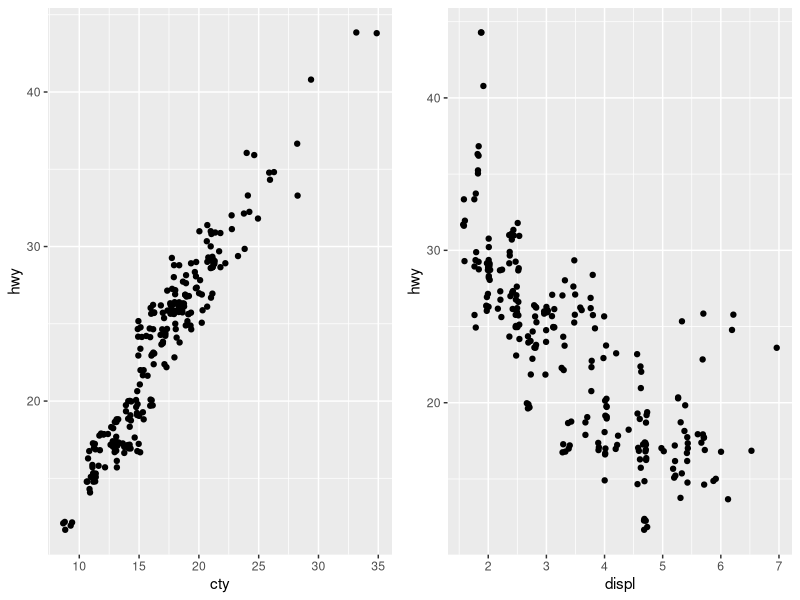
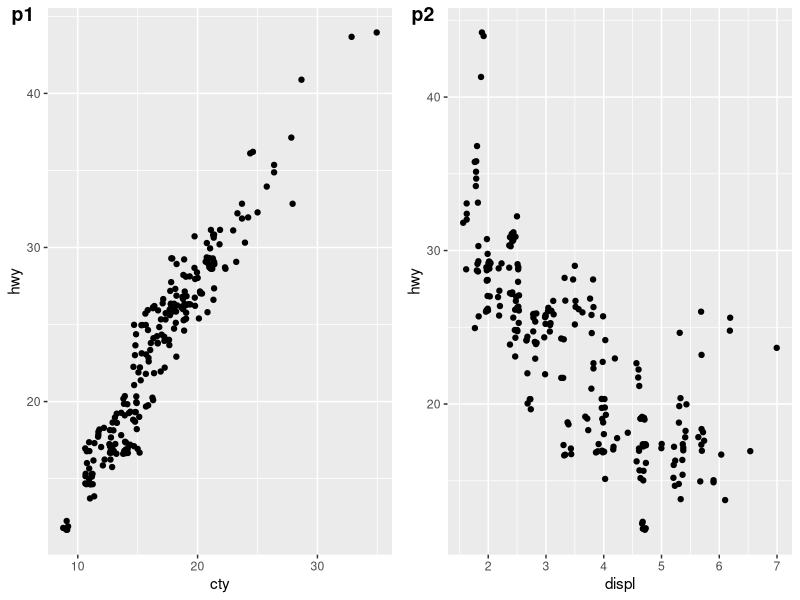
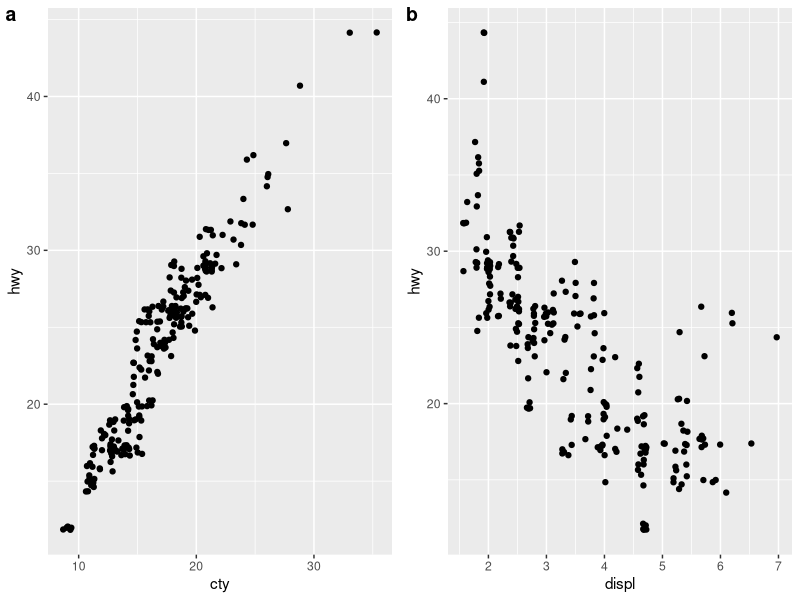
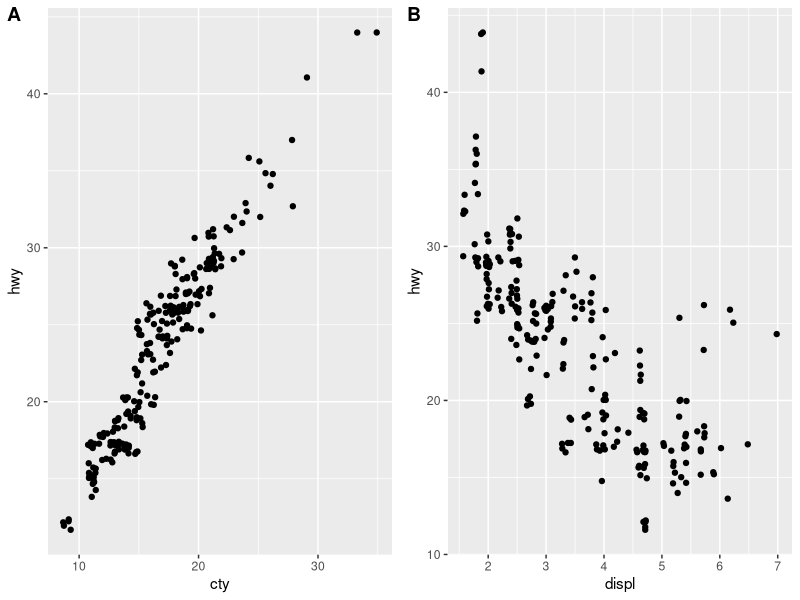
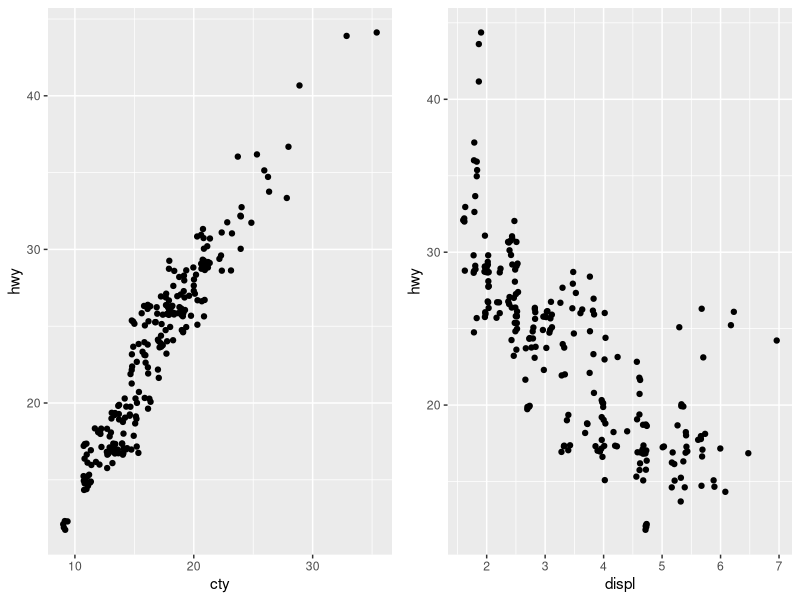
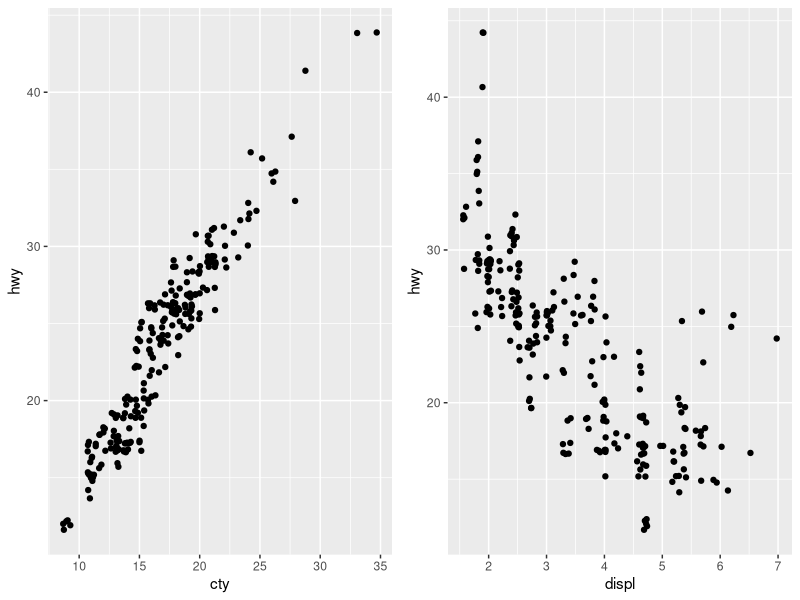
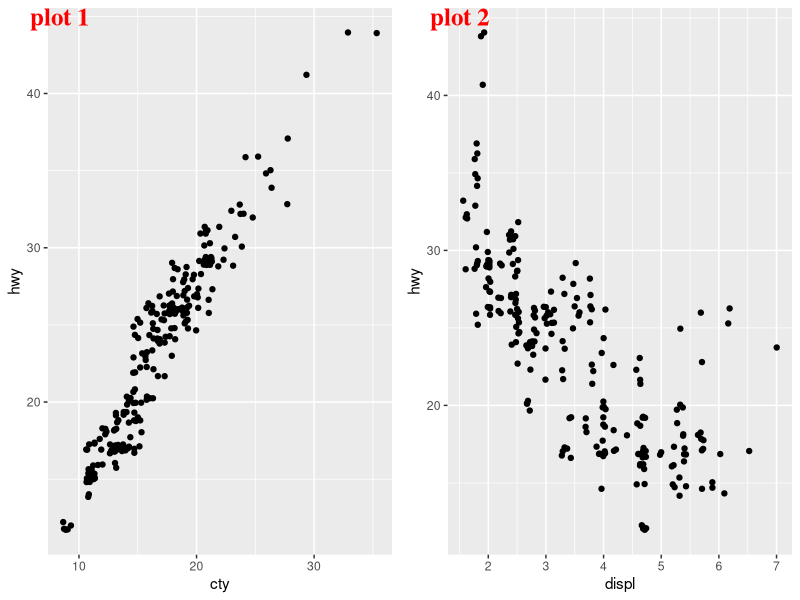
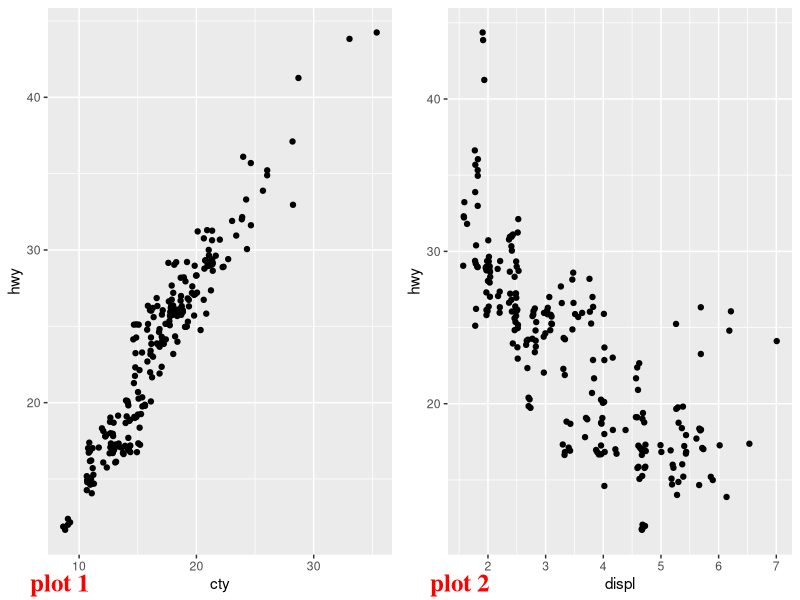

Write the R code that produced these figures, in order.
# Additional plot customization

rm(list = ls())
graphics.off()

# Libraries
library(dplyr)
library(tidyr)
library(ggplot2)
library(cowplot)

# Arranging plots with cowplot

# data
df <- ggplot2::mpg 

# create some plots
p1 <- ggplot(df, aes(x = cty, y = hwy)) + geom_jitter()
p2 <- ggplot(df, aes(x = displ, y = hwy)) + geom_jitter()
p3 <- ggplot(df, aes(x = cyl, y = hwy)) + geom_jitter()
p4 <- ggplot(df, aes(x = drv, y = cty)) + geom_jitter()
p5 <- ggplot(df, aes(x = trans, y = hwy)) + geom_jitter()
p6 <- ggplot(df, aes(x = class, y = hwy)) + geom_jitter()


# basic grid of plots
plot_grid(p1, p2)


# add labels
plot_grid(p1, p2, labels = c("p1", "p2")) # custom labels
plot_grid(p1, p2, labels = "auto") # automatic labels
plot_grid(p1, p2, labels = "AUTO") # automatic labels


# plot allignment
plot_grid(p1, p2, align = "h") # horizontal allignment
plot_grid(p1, p2, align = "v") # vertical allignment


# modify labels
plot_grid(p1, p2, 
          labels = c("plot 1", "plot 2"),
          label_size = 18, # font size
          label_fontface = "bold", # font face
          label_colour = "red", # text color
          label_fontfamily = "serif" # font family
          )

# move & position labels
plot_grid(p1, p2, 
          labels = c("plot 1", "plot 2"),
          label_size = 18, # font size
          label_fontface = "bold", # font face
          label_colour = "red", # text color
          label_fontfamily = "serif", # font family
          label_x = 0, # position label - x vextor
          label_y = 0,  # position label - y vextor
          hjust = -0.5, # horizontal label allignment
          vjust = -0.5 # vertical label allignment
          )

# define grid of plots rows ~ cols
plot_grid(p1, p2, labels = "AUTO", ncol = 1)
plot_grid(p1, p2, labels = "AUTO", ncol = 2)
plot_grid(p1, p2, labels = "AUTO", nrow = 1)
plot_grid(p1, p2, labels = "AUTO", nrow = 2)
plot_grid(p1, p2, labels = "AUTO", nrow = 3)
plot_grid(p1, p2, labels = "AUTO", nrow = 2, ncol = 2)

# add blank plots to the grid - NULL
plot_grid(p1, NULL, NULL, p2, labels = "AUTO", nrow = 2, ncol = 2)


# modify subplot size within a grid
plot_grid(p1, p2, labels = "AUTO", rel_widths = c(2,1)) # relative plot widths
plot_grid(p1, p2, labels = "AUTO", rel_widths = c(2,3)) # relative plot widths
plot_grid(p1, p2, labels = "AUTO", rel_widths = c(20,18)) # relative plot widths
plot_grid(p1, p2, labels = "AUTO", ncol = 1, rel_heights = c(2,1)) # relative plot heights
plot_grid(p1, p2, labels = "AUTO", ncol = 1, rel_heights = c(2,3)) # relative plot heights


# nested plot grids
top_row <- plot_grid(p1,p2,p3,p4, nrow = 1, labels = c("1", "2", "3", "4"))
bottom_row <- plot_grid(p5,p6, nrow = 1, labels = c("5", "6"))
plot_grid(top_row, bottom_row, nrow = 2)


# example with facets
p7 <- p1 + facet_wrap(vars(drv))
bottom_bottom_row <- plot_grid(p7, labels = "7")
plot_grid(top_row, bottom_row, bottom_bottom_row, nrow = 3)


# Joining plot titles (no specific cowplot function)
plots <- plot_grid(p1, p2, nrow = 1) # pot row
title <- ggdraw() + # set up drawing layer
  draw_label(       # draw label
    "City milles per gallon and engine displacement VS highway milles per gallon",
    fontface = "bold",
    size = 20,
    x = 0, # position on x axis
    hjust = 0 # horizontal adjustment
  ) +
  theme( # add margins so title is positioned for the plot
    plot.margin = margin(0, 0, 0, 10) # add some space to the left side so title will be moved a bit to the right from the left corner
  )
plot_grid(title,
          plots,
          ncol = 1,
          rel_heights = c(0.05, 1) # with relative heights we can determine the relative size of title compared to plot
          )  

